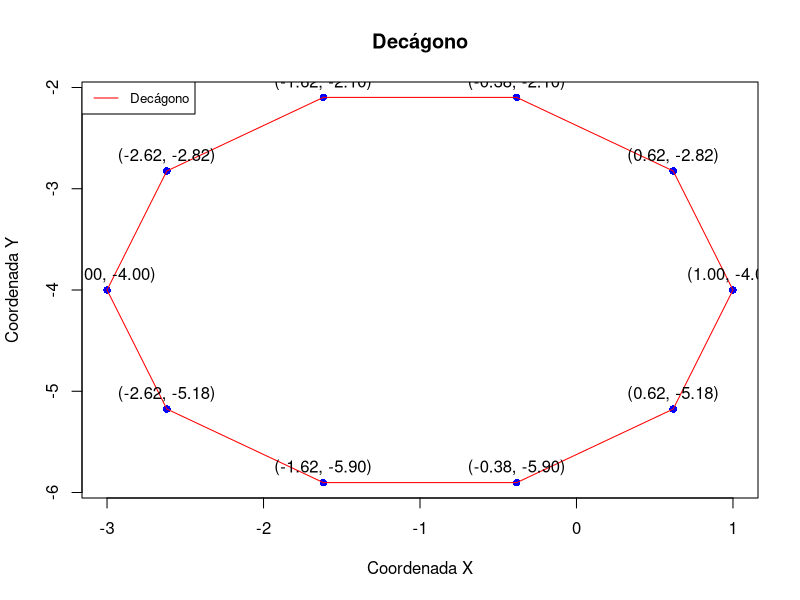

The R source for this figure:
# Lee los puntos desde el archivo
puntos <- read.table("puntos_decagono.txt", sep = ",", header = FALSE)
colnames(puntos) <- c("X", "Y")

# Crea un gráfico de dispersión con la biblioteca base
plot(puntos$X, puntos$Y, main = "Decágono", xlab = "Coordenada X", ylab = "Coordenada Y", pch = 16, col = "blue")

# Conecta los puntos para formar un decágono
lines(c(puntos$X, puntos$X[1]), c(puntos$Y, puntos$Y[1]), type = "l", col = "red")

# Agrega las coordenadas encima de cada punto
text(puntos$X, puntos$Y, labels = sprintf("(%0.2f, %0.2f)", puntos$X, puntos$Y), pos = 3, col = "black")

# Agrega la etiqueta "Decágono" al gráfico
legend("topleft", legend = "Decágono", col = "red", lty = 1, cex = 0.8)

print("Gráfico generado exitosamente")